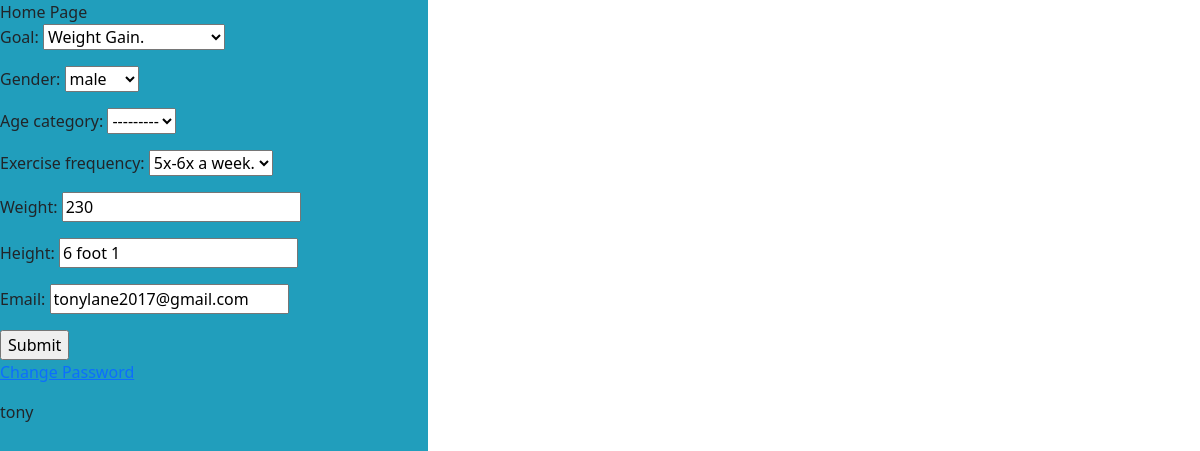
Page /account/update/9/ (signed in) on the committed database.
### users/models.py (models this page shows, shortened)
class FitnessUser(AbstractUser):
    first_name = models.CharField(max_length=30)
    last_name = models.CharField(max_length=30)
    email = models.EmailField(max_length=60)
    age_category = models.ForeignKey(
        AgeGroup,
        on_delete=models.CASCADE,
        blank=True,
        null=True
    )
    goal = models.IntegerField(default=1 ,choices=Purpose.choices)
    weight = models.CharField(max_length=30)
    height = models.CharField(max_length=30)
    gender = models.ForeignKey(
        Gender,
        on_delete=models.CASCADE,
        blank=True,
        null=True
    )
    exercise_frequency = models.IntegerField(default=1 ,choices=Frequency.choices)
    template_id = models.ForeignKey(
        Workout_template,
        default=1,
        on_delete=models.CASCADE,
        blank=True,
        null=True
        )
    completed_workouts = models.ManyToManyField(SingleWorkout)

### users/views.py (the view, shortened to what this page needs)
# urls.py: path('account/update/<int:pk>/', UpdateAccountPageView.as_view(), name='update_account'),
class UpdateAccountPageView(LoginRequiredMixin, UserPassesTestMixin, UpdateView):
    model = FitnessUser
    form_class = CustomUserChangeForm
    template_name = "users/update_account.html"
    success_url = reverse_lazy("home")
    def test_func(self):
        return self.request.user == FitnessUser.objects.get(id = self.kwargs['pk'])
    def get_context_data(self, **kwargs):
        user = FitnessUser.objects.get(username=self.request.user)
        return super().get_context_data(**kwargs)

### users/forms.py
class CustomUserChangeForm(UserChangeForm):
    class Meta(UserChangeForm):
        model = FitnessUser
        fields = ('goal', 'gender', 'age_category', 'exercise_frequency', 'weight', 'height', 'template_id', 'email',)
        exclude = ('template_id',)
        UserChangeForm.password = None

### users/models.py (called while the page is built)
    def __str__(self):
        return self.name

    def __str__(self):
        return self.name

### templates/users/update_account.html (shortened to what this page needs)
{% extends 'base.html' %}
{% block content %}
Home Page
{% if request.user == user %}
<form method="POST">
    {{ form.as_p }}
    <input type="submit" value="Submit">
</form>
<p><a href="{% url 'password_change' %}">Change Password</a></p>
{% endif %}
{{ user.username }}
{% endblock content %}

### static/css/base.css (style rules this page uses)
* { max-width: 428px; max-height: 926px; }
::placeholder { color: #FFB703; }

### rows in the picture
FitnessUser: goal "Weight Gain.", gender "male", age_category "---------", exercise_frequency "5x-6x a week.", weight "230", height "6 foot 1", email "tonylane2017@gmail.com", username "tony"
